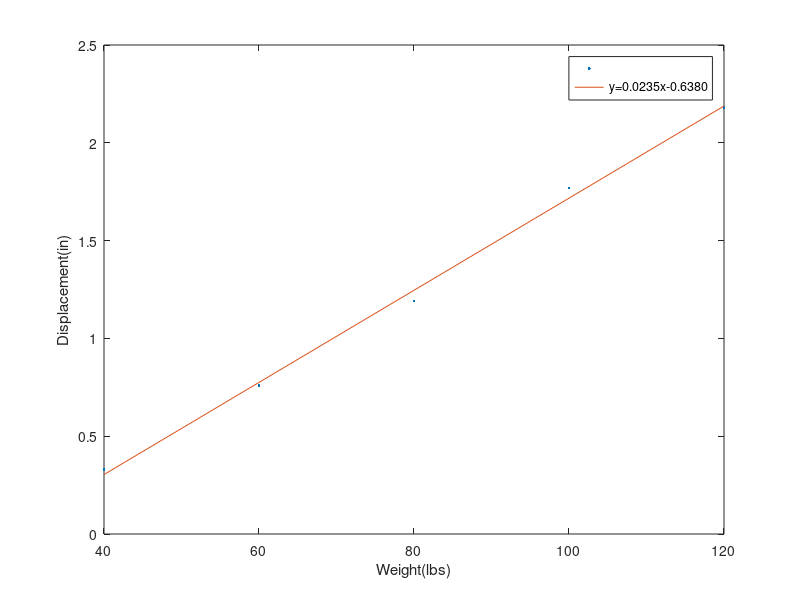

Write the MATLAB code that produced this figure.
close all
clear all

x = [40 60 80 100 120];
y = [0.33 0.76 1.19 1.77 2.18];
p = polyfit(x,y,1)

x = x(:);
y = y(:);
n = length(x);
sx = sum(x); sy = sum(y);
sx2 = sum(x.*x);
sxy = sum(x.*y);
sy2 = sum(y.*y);
r2 = ((n*sxy-sx*sy)/sqrt(n*sx2-sx^2)/sqrt(n*sy2-sy^2))^2

f = polyval(p,x); 
plot(x,y,'.',x,f,'-') 
ylabel('Displacement(in)');
xlabel('Weight(lbs)');

legend('','y=0.0235x-0.6380');